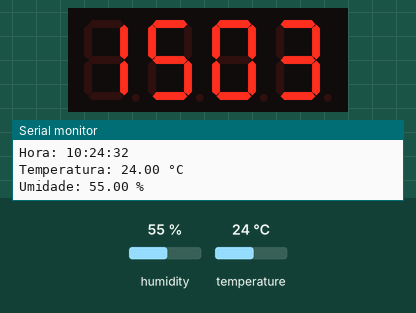
Simulated run of this sketch. Board: ESP32. Shown: 4-digit seven-segment display, the last lines printed to the serial monitor. Inputs (shaded band) come from the test bench; at power-on: humidity 55 %, temperature 24 °C. WiFi joins after 1.5 s; servers stay silent unless stated; network time is answered at once with the bench clock; uploads are accepted with an empty reply; the local clock reads 2024-03-15 10:24:30 at power-on unless the sketch sets it.

Above: at 2.1 s.
At 21.0 s:
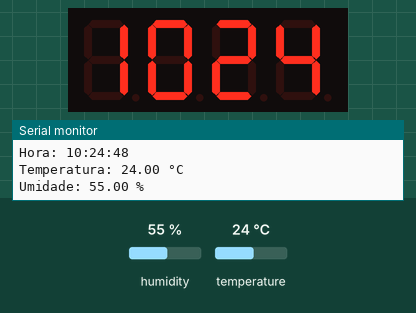
At 56.6 s:
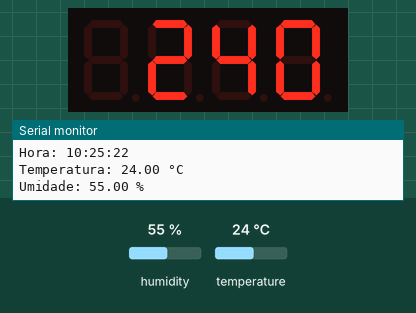
At 88.2 s:
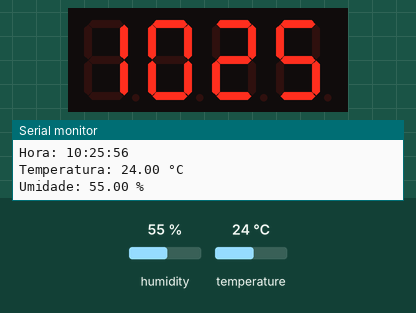
At 125.9 s:
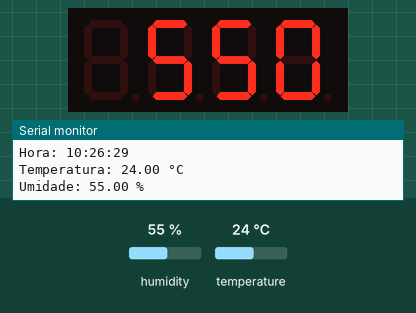

The sketch:

ESP-Nuvem.ino
```cpp
#include <WiFi.h>
#include <HTTPClient.h>
#include <DHT.h>
#include <WiFiUdp.h>
#include <NTPClient.h>
#include <TimeLib.h>
#include <TM1637Display.h>

// Credenciais da rede Wi-Fi
const char* ssid = "SEU_SSID";
const char* password = "SUA_SENHA";

// Configurações do TM1637
#define CLK 2  // Pino de clock
#define DIO 4  // Pino de dados

TM1637Display display(CLK, DIO);  // Instância do display

// Configurações do sensor DHT
#define DHTPIN 14  // Pino digital do DHT11
#define DHTTYPE DHT11

DHT dht(DHTPIN, DHTTYPE);

// Configurações do NTP
WiFiUDP ntpUDP;
NTPClient ntp(ntpUDP, "pool.ntp.br", -3 * 3600, 60000);  // UTC -3h, atualiza a cada 60s

// Configuração do servidor remoto
const char* remoteIPServer = "http://192.168.0.13/iot/dados.php";  // Altere para o IP/endpoint do servidor

void setup() {
  // Inicializar comunicação serial
  Serial.begin(115200);

  // Inicializar sensor DHT
  dht.begin();

  // Configurar o display TM1637
  display.setBrightness(0x0f);  // Brilho máximo

  // Conectar ao Wi-Fi
  WiFi.begin(ssid, password);
  while (WiFi.status() != WL_CONNECTED) {
    delay(1000);
    Serial.println("Conectando ao WiFi...");
  }
  Serial.println("Conectado ao WiFi!");
  Serial.print("Endereço IP: ");
  Serial.println(WiFi.localIP());

  // Iniciar cliente NTP
  ntp.begin();
  Serial.println("Cliente NTP iniciado.");
}

void loop() {
  // Atualizar hora NTP
  ntp.update();
  unsigned long epochTime = ntp.getEpochTime();
  setTime(epochTime);  // Define o tempo no formato TimeLib

  // Obter data e hora
  String dataAtual = String(day()) + "/" + String(month()) + "/" + String(year());
  String horaAtual = ntp.getFormattedTime();

  // Formatar o dia e o mês com dois dígitos (DDMM)
  int dia = day();
  int mes = month();
  char SDataDisplay[5];  // Vetor de char para armazenar a string "DDMM"

  // Formatar para garantir que dia e mês tenham dois dígitos
  sprintf(SDataDisplay, "%02d%02d", dia, mes);

  // Converte a string "DDMM" para número inteiro
  int DataDisplay = atoi(SDataDisplay);  // Converte "0705" para 705

  // Extrair apenas HHMM
  String SHoraDisplay = horaAtual.substring(0, 5);  // Pega os 5 primeiros caracteres: "HH:MM"

  // Remover o caractere ":" da string
  SHoraDisplay.replace(":", "");  // Agora ficará "HHMM"

  // Converte a string "HHMM" para número inteiro
  int HoraDisplay = atoi(SHoraDisplay.c_str());  // Converte "1234" para 1234

  // Obter dados do DHT11
  float temperatura = dht.readTemperature();
  float umidade = dht.readHumidity();

  // Validar leituras do DHT11
  if (isnan(temperatura) || isnan(umidade)) {
    Serial.println("Erro ao ler o sensor DHT!");
    temperatura = 0;
    umidade = 0;
  }

  // Exibir data, hora, temperatura e umidade no monitor serial
  Serial.println("=================================");
  Serial.print("Data: ");
  Serial.println(dataAtual);
  Serial.print("Hora: ");
  Serial.println(horaAtual);
  Serial.print("Temperatura: ");
  Serial.print(temperatura);
  Serial.println(" °C");
  Serial.print("Umidade: ");
  Serial.print(umidade);
  Serial.println(" %");

  // Exibir dados no display TM1637
  display.showNumberDec(DataDisplay, false, 4, 0);  // Dia e Mes
  delay(2000);                                      // Exibe por 2 segundos
  display.showNumberDec(HoraDisplay, false, 4, 0);  // Hora e Minuto
  delay(2000);
  display.showNumberDec(temperatura * 10, false, 4, 0);  // Temperatura
  delay(2000);                                           // Exibe por 2 segundos
  display.showNumberDec(umidade * 10, false, 4, 0);      // Umidade
  delay(500);

  // Montar JSON para envio
  String json = "{\"data\": \"" + dataAtual + "\", \"hora\": \"" + horaAtual + "\", \"temperatura\": " + String(temperatura, 1) + ", \"umidade\": " + String(umidade, 1) + "}";

  // Enviar JSON para o servidor remoto
  enviarParaServidor(json);

  // Aguardar 10 segundos antes de repetir
  delay(10000);
}

void enviarParaServidor(String json) {
  if (WiFi.status() == WL_CONNECTED) {
    HTTPClient http;
    http.begin(remoteIPServer);                          // Define o endpoint do servidor
    http.addHeader("Content-Type", "application/json");  // Tipo de conteúdo

    // Envia uma requisição POST com o JSON
    int httpResponseCode = http.POST(json);

    // Verifica a resposta do servidor
    if (httpResponseCode > 0) {
      Serial.print("Resposta do servidor: ");
      Serial.println(httpResponseCode);
      Serial.print("Resposta: ");
      Serial.println(http.getString());  // Mostra a resposta no Serial Monitor
    } else {
      Serial.print("Erro ao enviar os dados: ");
      Serial.println(http.errorToString(httpResponseCode).c_str());
    }

    http.end();  // Finaliza a conexão HTTP
  } else {
    Serial.println("Conexão WiFi perdida!");
  }
}
```

Measured:
- what the display in image 0 shows lasts 2.0 s, from 2.1 s to 4.1 s
